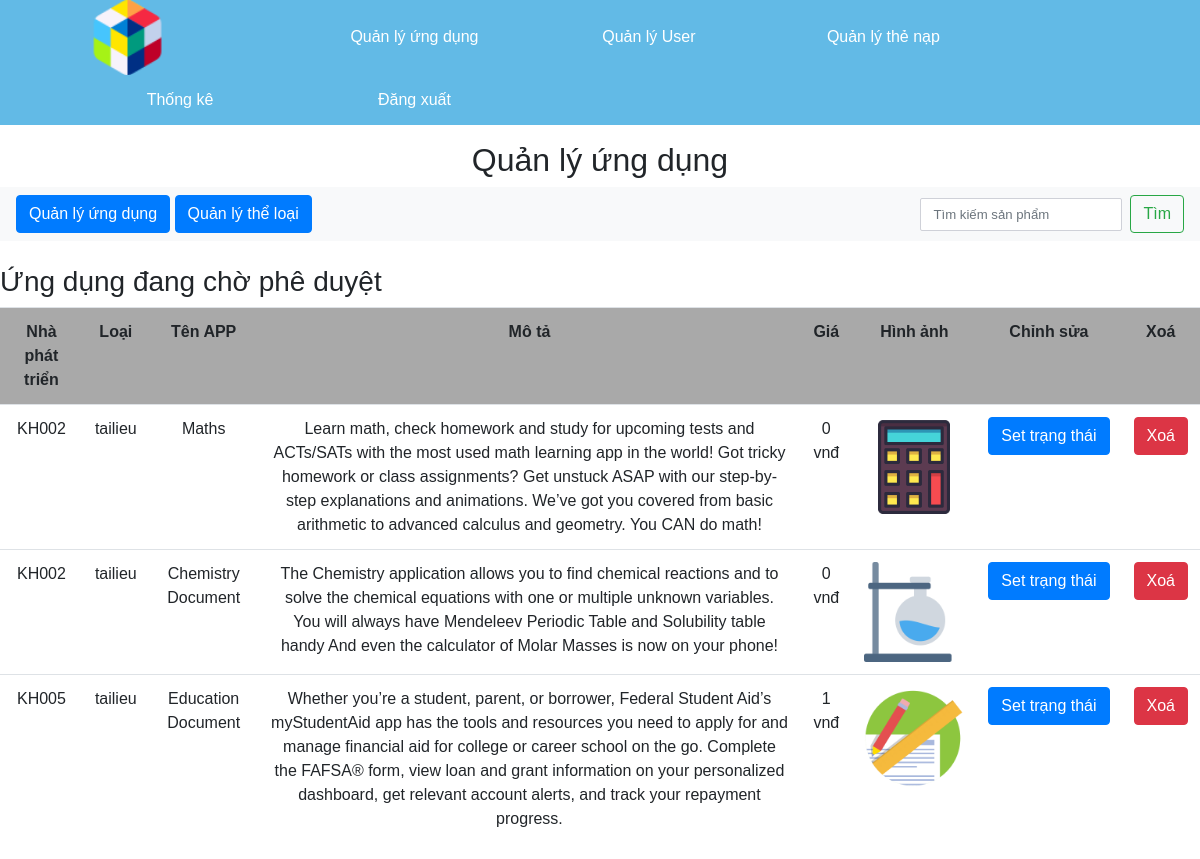
/quanly/pheduyetapp.php (signed in), run on the app's committed database.
### tables this page shows
CREATE TABLE `uploadapp` (
  `MSAPP` varchar(30) NOT NULL,
  `mskh` varchar(10) NOT NULL,
  `TenAPP` varchar(200) NOT NULL,
  `Gia` int(20) NOT NULL,
  `Hinh` varchar(1000) NOT NULL,
  `MaNhom` varchar(20) NOT NULL,
  `MoTaAPP` varchar(2000) NOT NULL,
  `file` varchar(1000) NOT NULL,
  `tinhtrangud` int(2) NOT NULL DEFAULT 0
);

### quanly/pheduyetapp.php (the view, shortened to what this page needs)
<?php
    require_once('ketnoi.php');
    if (!isset($_SESSION['tenKH'])) {
        header("Location: ../dangnhap/login.php");
        die();
    }else{
        $MSKH=$_SESSION['mskh'];
        $sql = "SELECT * FROM khachhang WHERE MSKH='$MSKH'";
        $query = mysqli_query($conn,$sql);
        $row = mysqli_fetch_array($query);
        $trangthai=$row['trangthai'];
    }
?>
<!DOCTYPE html>
<html lang="en">
<head>
    <link rel="stylesheet" href="https://maxcdn.bootstrapcdn.com/bootstrap/4.0.0/css/bootstrap.min.css"
>
    <link rel="stylesheet" href="https://use.fontawesome.com/releases/v5.6.3/css/all.css">
    <link rel="stylesheet" href="../style.css">
</head>
<body class="admin">
    <?php if($trangthai==2){?>
    <div class="header-panel">
        <ul class="header-ul">
            <li><a class="logo" href="admin.php"><img src="../logo3.png"></a></li>
            <li class="nav-item active"><a href="admin.php">Quản lý ứng dụng</a></li>
            <li class="nav-item active"><a href="quanlykhachhang.php">Quản lý User</a></li>
            <li class="nav-item active"><a href="quanlythenap.php">Quản lý thẻ nạp</a></li>
            <li class="nav-item active"><a id="thongke" href="thongke.php">Thống kê</a></li>
            <li class="nav-item active"><a id="logout" href="../dangnhap/logout.php">Đăng xuất</a></li>
        </ul>
        <h2>Quản lý ứng dụng</h2>
        <nav class="navbar navbar-light bg-light">
            <form method="post" enctype="multipart/form-data">
                <button type="button" class="btn btn-primary"><a href="admin.php">Quản lý ứng dụng</a></button>
                <button type="button" class="btn btn-primary"><a href="quanlytheloai.php">Quản lý thể loại</a></button>
            </form>
            <form class="form-inline" method="post">
                <input class="form-control mr-sm-2" type="search" placeholder="Tìm kiếm sản phẩm" name="tukhoa">
                <button class="btn btn-outline-success my-2 my-sm-0" type="submit" name="search">Tìm</button>
            </form>
        </nav>
        <br>
        <?php
                $sql1="SELECT * FROM uploadapp";
                $query1 = mysqli_query($conn,$sql1);
            ?>
        <div class="background-table ">
            <div class="content-table">
                <h3>Ứng dụng đang chờ phê duyệt</h3>
                <table class="table table-hover" cellpadding="10">
                    <tr class="head-table">
                        <th>Nhà phát triển</th>
                        <th>Loại</th>
                        <th>Tên APP</th>
                        <th>Mô tả</th>
                        <th>Giá</th>
                        <th>Hình ảnh</th>
                        <th>Chỉnh sửa</th>
                        <th>Xoá</th>
                    </tr>
                    <?php
                            while ($row1 = mysqli_fetch_array($query1)){
                                if($row1['tinhtrangud']==0){
                                ?>
                    <tr class="body-table">
                        <td><?= $row1['mskh'] ?></td>
                        <td><?= $row1['MaNhom'] ?></td>
                        <td><?= $row1['TenAPP'] ?></td>
                        <td><?= $row1['MoTaAPP'] ?></td>
                        <td><?=number_format($row1['Gia'],0,".",","); ?> vnđ</td>
                        <td> <img src="../images/<?php echo $row1['Hinh']; ?>"> </td>
                        <td>
                            <div class="dropdown">
                                <button onclick=<?php echo'"myFunction1"'?> class="dropbtn btn btn-primary">Set trạng
                                    thái</button>
                            </div>
                        </td>
                        <td><a href="deleteApp.php?MSAPP="><button type="button" class="btn btn-danger">Xoá</button></a>
                        </td>
                    </tr>
                    <?php } ?>
                    <?php } ?>
                </table>
            </div>
        </div>
        <?php }else{
            if($trangthai===0){
                echo '<script language="javascript"> alert("Bạn không phải là quản trị viên"); window.location="../index.php";</script>';
            }else{
                echo '<script language="javascript"> alert("Bạn không phải là quản trị viên"); window.location="../developer.php";</script>';
            }
        }?>
</body>
</html>

### style.css (style rules this page uses)
* { font-family: "Comic Sans MS", cursive, sans-serif; }
.dropdown { display: inline-block; }
::placeholder { color: rgb(0, 0, 0); }
.navbar { background-color: #62bae6; }
.admin { font-family: sans-serif; margin: 0; padding: 0; }
.admin .header-panel ul { background-color: #62bae6; list-style-type: none; text-align: left; overflow: hidden; width: 100%; }
.admin .header-panel li { color: white; display: inline-block; width: 180px; height: auto; line-height: 50px; outline-width: 100px; margin-left: 50px; text-align: center; }
.admin .header-panel a { text-decoration: none; color: #fff; display: block; }
.admin h2 { text-align: center; font-family: sans-serif; }
.admin .logo { width:75px; }
.admin .logo img { width:75px; height:75px; }
.head-table { background-color: darkgray; text-align: center; }
.body-table { text-align: center; }
.body-table img { max-width: 100px; }
.form-control { border: 1px solid #cfd1d8; -webkit-border-radius: 2px; -moz-border-radius: 2px; border-radius: 2px; font-size: .825rem; background: #ffffff; color: #2e323c; }

### data on the page
uploadapp: mskh "KH002", MaNhom "tailieu", TenAPP "Maths", MoTaAPP "Learn math, check homework and study for upcoming tests and ACTs/SATs with the most used math learning app in the world! Got tricky homework or class assignments? Get unstuck ASAP with our step-by-step explanations and animations. We’ve got you covered from basic arithmetic to advanced calculus and geometry. You CAN do math!", Gia "0", Hinh (picture)
uploadapp: mskh "KH002", MaNhom "tailieu", TenAPP "Chemistry Document", MoTaAPP "The Chemistry application allows you to find chemical reactions and to solve the chemical equations with one or multiple unknown variables. You will always have Mendeleev Periodic Table and Solubility table handy And even the calculator of Molar Masses is now on your phone!", Gia "0", Hinh (picture)
uploadapp: mskh "KH005", MaNhom "tailieu", TenAPP "Education Document", MoTaAPP "Whether you’re a student, parent, or borrower, Federal Student Aid’s myStudentAid app has the tools and resources you need to apply for and manage financial aid for college or career school on the go. Complete the FAFSA® form, view loan and grant information on your personalized dashboard, get relevant account alerts, and track your repayment progress.", Gia "1", Hinh (picture)
